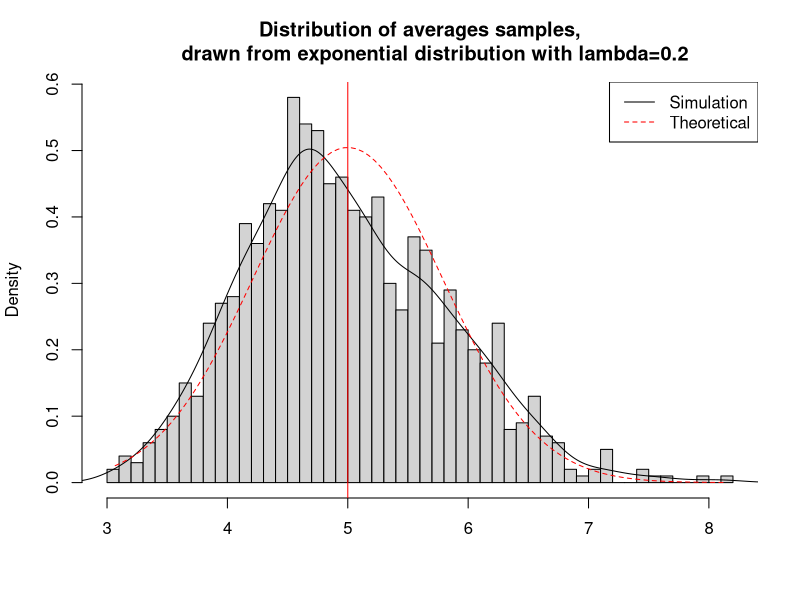
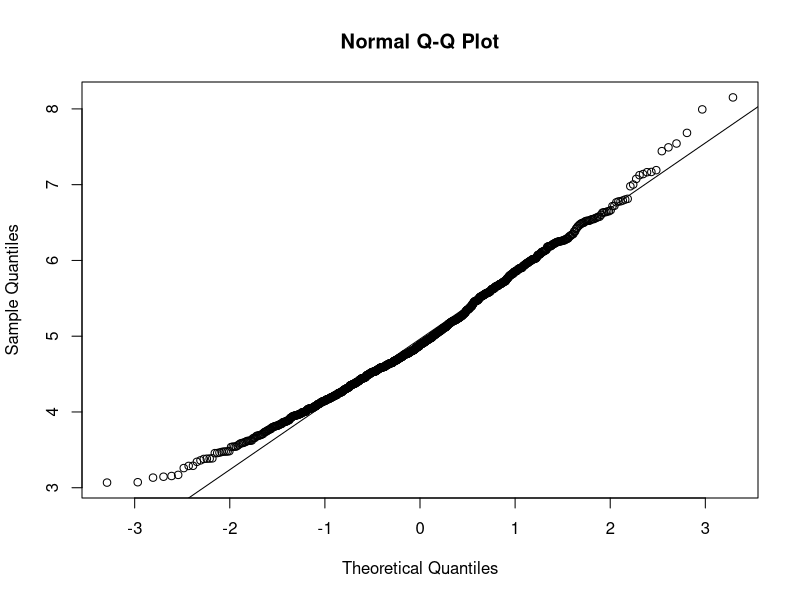
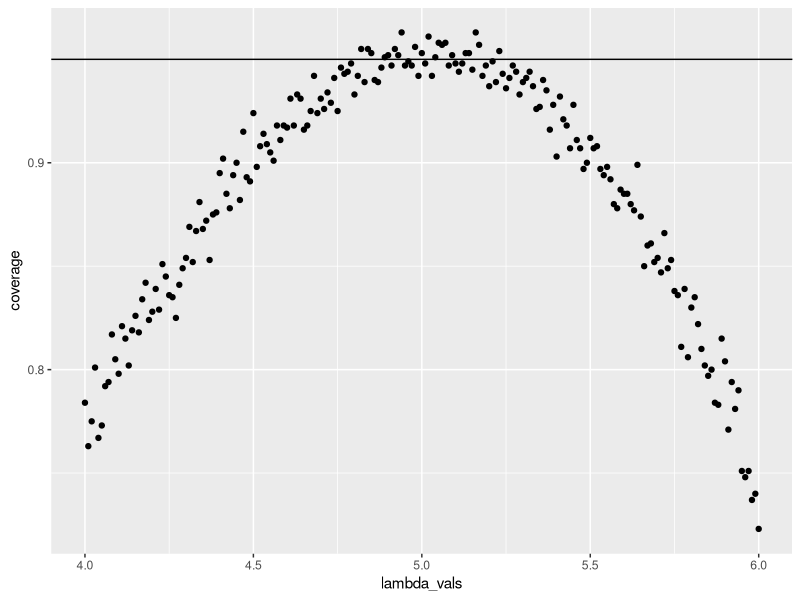

R code for these plots, in order:
## ---- chunk 1
setwd ("E:\\Coursera\\6_Statistical Inference")
## ---- chunk 2
set.seed(13)
lambda <- 0.2
num_sim <- 1000
sample_size <- 40
sim <- matrix(rexp(num_sim*sample_size, rate=lambda), num_sim, sample_size)
row_means <- rowMeans(sim)
## ---- chunk 3
# Ploting the histogram of averages
hist(row_means, breaks=50, prob=TRUE,
     main="Distribution of averages samples,
     drawn from exponential distribution with lambda=0.2",
     xlab="")

# Density of the averages samples
lines(density(row_means))

# Theoretical center of distribution
abline(v=1/lambda, col="red")

# Theoretical density of the averages samples
xfit <- seq(min(row_means), max(row_means), length=100)
yfit <- dnorm(xfit, mean=1/lambda, sd=(1/lambda/sqrt(sample_size)))
lines(xfit, yfit, pch=22, col="red", lty=2)

# Adding legend
legend('topright', c("Simulation", "Theoretical"), lty=c(1,2), col=c("black", "red"))
## ---- chunk 4
qqnorm(row_means); qqline(row_means)
## ---- chunk 5
lambda_vals <- seq(4, 6, by=0.01)
coverage <- sapply(lambda_vals, function(lamb) {
    mu_hats <- rowMeans(matrix(rexp(sample_size*num_sim, rate=0.2),
                               num_sim, sample_size))
    ll <- mu_hats - qnorm(0.975) * sqrt(1/lambda**2/sample_size)
    ul <- mu_hats + qnorm(0.975) * sqrt(1/lambda**2/sample_size)
    mean(ll < lamb & ul > lamb)
})

library(ggplot2)
qplot(lambda_vals, coverage) + geom_hline(yintercept=0.95)
